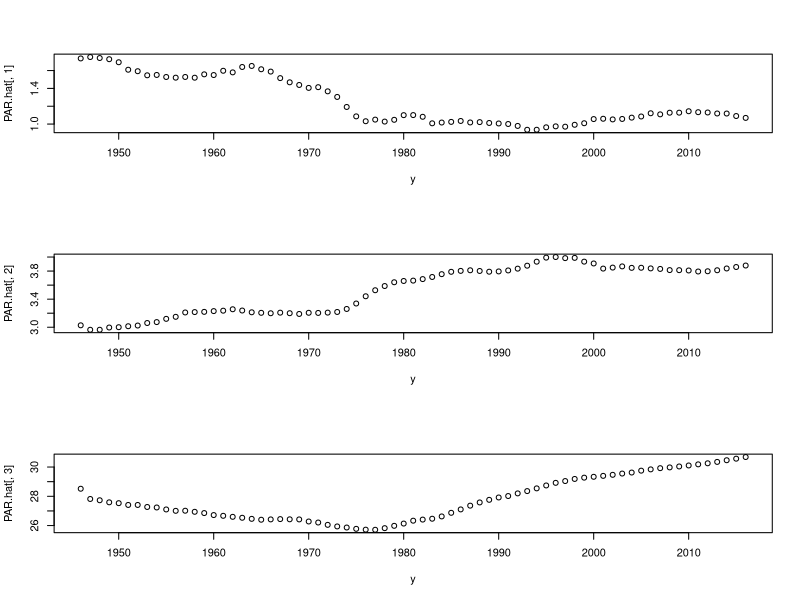
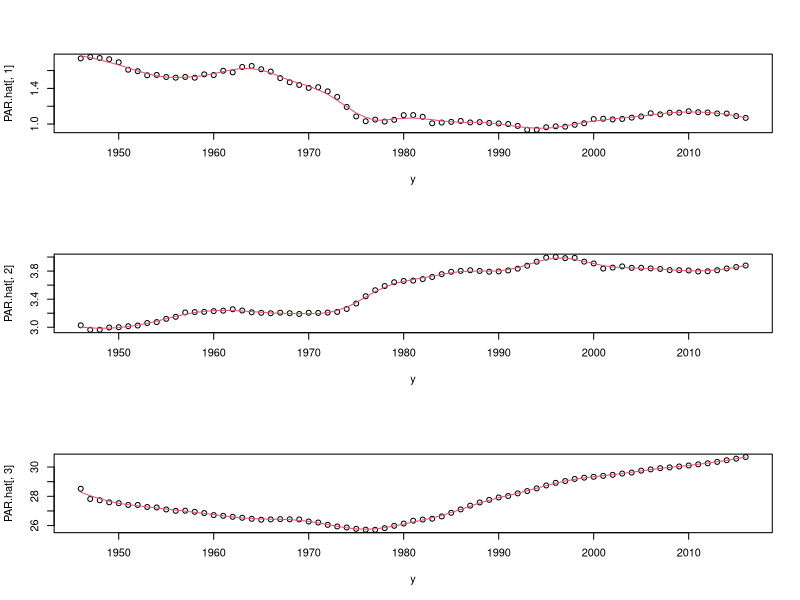

Here is the R script that generated these plots, in order:
rm(list = ls())
options(device="X11")


Hadwiger <- function(a, b, c, x){
  ## function for computing asfr from
  ## Hadwiger (1940) model
  p1 <- a*b/c * (c/x)^(3/2)
  p2 <- -b^2 * (c/x + x/c -2)
  asfr <- p1*exp(p2)
  return(asfr)
}

## loading age-sepcific-fertility-rates from HFD (France)
ASFR0 <- read.table("FRATNPasfrRR.txt", header=TRUE, skip=2)
## dimensions
y <- unique(ASFR0$Year)
x <- 12:55
m <- length(x)
n <- length(y)
## asfr in matrix
ASFR <- matrix(ASFR0$ASFR, m, n)

## estimating Hadwiger curve for each year
## in a really simplistic way with OLS
objFUN <- function(par, asfr.obs, x){
  a <- par[1]
  b <- par[2]
  c <- par[3]
  asfr.hat <- Hadwiger(a,b,c,x)
  RSS <- sum((asfr.hat - asfr.obs)^2)
  return(RSS)
}
PAR.hat <- matrix(0, n, 3)
colnames(PAR.hat) <- letters[1:3]
rownames(PAR.hat) <- y

st.val <- c(1.5, 3.8, 28)
for(i in 1:n){
  opt <- optim(st.val, objFUN, asfr.obs=ASFR[,i], x=x)
  st.val <- opt$par
  PAR.hat[i,] <- opt$par
  # plot(x, ASFR[,i])
  # lines(x, Hadwiger(opt$par[1], opt$par[2], opt$par[3], x=x), col=2)
  # locator(1)
}
par(mfrow=c(3,1))

## fitted parameters
plot(y, PAR.hat[,1])
plot(y, PAR.hat[,2])
plot(y, PAR.hat[,3])
par(mfrow=c(1,1))

## smoothing (again in a simplistic way) fitted parameters
## since we will use them for simulating data
PAR <- PAR.hat*0
PAR[,1] <- loess(PAR.hat[,1]~y, span=0.2)$fitted
PAR[,2] <- loess(PAR.hat[,2]~y, span=0.2)$fitted
PAR[,3] <- loess(PAR.hat[,3]~y, span=0.2)$fitted
  
## plotting estimated and smooth parameters
par(mfrow=c(3,1))
plot(y, PAR.hat[,1])
lines(y, PAR[,1], col=2)
plot(y, PAR.hat[,2])
lines(y, PAR[,2], col=2)
plot(y, PAR.hat[,3])
lines(y, PAR[,3], col=2)
par(mfrow=c(1,1))

## save smooth parameters
write.table(PAR, "PAR.Hadwiger.txt")


# ## how to read it
# bla <- read.table("PAR.Hadwiger.txt", header=TRUE)

